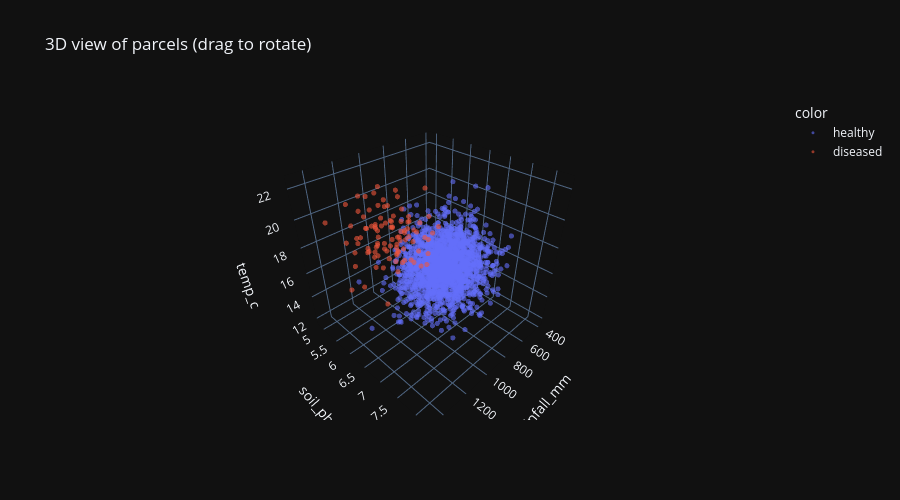

Notebook code for this chart:
### Code cell
# INTERACTIVE 3D scatter (slide-friendly). Falls back to static 3D if Plotly is missing.
# 3D view: rainfall x soil_ph x temperature, coloured by class.
if HAVE_PLOTLY:                                                        # interactive path
    fig = px.scatter_3d(df, x="rainfall_mm", y="soil_ph", z="temp_c", # 3 axes
                        color=df["health"].map({0:"healthy",1:"diseased"}),  # colour by class name
                        opacity=0.6, height=500,                      # see-through points
                        title="3D view of parcels (drag to rotate)")
    fig.update_traces(marker_size=3)                                  # smaller markers
    fig.show()                                                        # interactive render
else:                                                                  # static fallback
    from mpl_toolkits.mplot3d import Axes3D                           # enables 3D in matplotlib
    fig = plt.figure(figsize=(6,5)); ax = fig.add_subplot(111, projection="3d")
    for label, colour in [(0,"#2e7d32"),(1,"#c62828")]:              # per class
        m = df["health"] == label                                    # mask
        ax.scatter(df.loc[m,"rainfall_mm"], df.loc[m,"soil_ph"], df.loc[m,"temp_c"],
                   s=8, alpha=0.5, c=colour)                          # plot 3D points
    ax.set_xlabel("rainfall"); ax.set_ylabel("soil_ph"); ax.set_zlabel("temp_c")
    plt.title("3D view of parcels (static)"); plt.show()

### Figure 1 — Plotly figure (JSON) as saved in the notebook; plotly's stock layout.template omitted (floating-point values rounded to 4 significant figures; data arrays with more than 128 entries replaced by an {"elided": "..."} marker saying what was removed)
{"data": [{"hovertemplate": "color=healthy<br>rainfall_mm=%{x}<br>soil_ph=%{y}<br>temp_c=%{z}<extra></extra>", "legendgroup": "healthy", "marker": {"color": "#636efa", "opacity": 0.6, "symbol": "circle", "size": 3}, "mode": "markers", "name": "healthy", "scene": "scene", "showlegend": true, "x": {"elided": "1900 float values"}, "y": {"elided": "1900 float values"}, "z": {"elided": "1900 float values"}, "type": "scatter3d"}, {"hovertemplate": "color=diseased<br>rainfall_mm=%{x}<br>soil_ph=%{y}<br>temp_c=%{z}<extra></extra>", "legendgroup": "diseased", "marker": {"color": "#EF553B", "opacity": 0.6, "symbol": "circle", "size": 3}, "mode": "markers", "name": "diseased", "scene": "scene", "showlegend": true, "x": [1119.0, 1195.0, 1025.0, 819.0, 1032.0, 1161.0, 1252.0, 924.2, 1254.0, 1003.0, 1154.0, 1024.0, 1127.0, 1234.0, 915.9, 998.0, 1128.0, 1460.0, 970.5, 1406.0, 1401.0, 1085.0, 1055.0, 996.2, 1090.0, 889.0, 1089.0, 1325.0, 1008.0, 1064.0, 844.8, 1156.0, 1140.0, 1110.0, 1067.0, 1056.0, 1175.0, 1096.0, 1147.0, 1132.0, 1269.0, 1202.0, 1129.0, 1328.0, 1163.0, 1296.0, 1191.0, 823.7, 1296.0, 1120.0, 1092.0, 1142.0, 1048.0, 1134.0, 1011.0, 1291.0, 1083.0, 1043.0, 961.3, 1140.0, 1128.0, 1158.0, 945.9, 859.8, 1194.0, 1323.0, 946.0, 1338.0, 1143.0, 1099.0, 1040.0, 892.3, 1248.0, 983.7, 983.0, 1249.0, 817.6, 871.5, 1097.0, 1144.0, 1173.0, 1055.0, 1480.0, 1066.0, 1065.0, 980.5, 1119.0, 1192.0, 1281.0, 876.6, 1063.0, 1167.0, 1188.0, 1101.0, 1181.0, 978.7, 1334.0, 1249.0, 898.3, 938.7], "y": [5.044, 5.592, 6.392, 5.9, 6.083, 5.461, 6.739, 6.476, 5.92, 5.838, 6.412, 6.793, 6.382, 6.869, 5.631, 5.672, 5.524, 6.177, 6.07, 5.939, 6.324, 6.493, 5.39, 5.761, 6.328, 5.813, 5.681, 6.407, 5.484, 5.879, 6.131, 5.77, 6.313, 5.772, 6.563, 5.95, 6.269, 6.298, 5.749, 5.179, 6.144, 6.029, 6.222, 5.909, 5.828, 6.803, 5.411, 6.294, 5.77, 5.866, 5.873, 5.679, 6.228, 6.556, 6.188, 6.041, 5.605, 6.207, 6.863, 5.848, 5.85, 5.776, 5.804, 4.902, 6.162, 5.662, 5.356, 6.301, 5.567, 5.865, 6.587, 5.436, 5.387, 6.108, 6.46, 5.37, 6.163, 6.232, 5.176, 6.319, 6.351, 5.875, 6.501, 6.455, 6.041, 5.819, 5.611, 5.985, 6.228, 5.87, 5.121, 6.507, 6.076, 5.848, 6.343, 6.61, 4.879, 6.174, 5.429, 6.2], "z": [17.43, 20.02, 17.07, 18.5, 19.68, 18.9, 19.39, 17.4, 19.89, 18.08, 18.51, 19.36, 19.15, 19.04, 17.87, 18.55, 19.0, 16.94, 18.31, 19.58, 17.08, 20.73, 20.9, 17.13, 21.04, 18.78, 19.63, 18.26, 20.38, 19.61, 17.78, 17.25, 16.81, 19.28, 19.86, 19.98, 18.82, 17.26, 17.98, 20.73, 18.27, 19.22, 17.39, 19.5, 18.31, 20.57, 20.16, 18.26, 18.81, 18.17, 16.87, 17.71, 19.3, 19.49, 19.22, 18.55, 20.4, 19.1, 20.05, 16.34, 13.12, 19.43, 16.86, 18.68, 18.55, 21.38, 19.6, 19.25, 20.26, 19.55, 18.31, 20.61, 17.34, 19.48, 16.68, 19.31, 19.29, 21.51, 16.65, 18.1, 20.23, 19.5, 19.27, 17.57, 18.11, 20.87, 18.92, 19.56, 18.83, 17.23, 20.4, 19.75, 22.46, 17.48, 20.23, 17.03, 19.24, 20.46, 15.89, 18.69], "type": "scatter3d"}], "layout": {"scene": {"domain": {"x": [0.0, 1.0], "y": [0.0, 1.0]}, "xaxis": {"title": {"text": "rainfall_mm"}}, "yaxis": {"title": {"text": "soil_ph"}}, "zaxis": {"title": {"text": "temp_c"}}}, "legend": {"title": {"text": "color"}, "tracegroupgap": 0}, "title": {"text": "3D view of parcels (drag to rotate)"}, "height": 500}}
